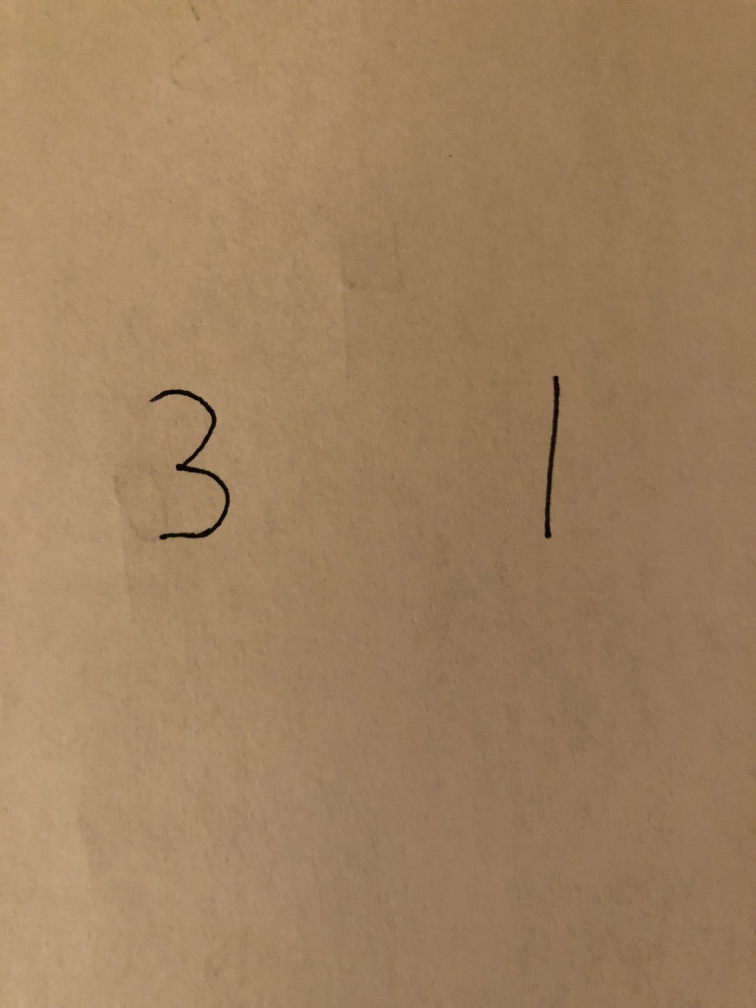
#> input picture img.jpg, 3024 x 4032 px (shown at 1/4 size)
$ jupyter execute --allow-errors NumberReader1.ipynb   (older library calls are emulated)
#> lines starting #> are read from the running program, lines starting #| are printed output that depends on the picture; after the words box and inside, x2 and y2 are one past the last pixel; in counts of white or black regions, pixels touching at a corner belong together
[cell 1]
import numpy as np
from keras import layers
from keras.layers import Input, Dense, Activation, ZeroPadding2D, BatchNormalization, Flatten, Conv2D
from keras.layers import AveragePooling2D, MaxPooling2D, Dropout, GlobalMaxPooling2D, GlobalAveragePooling2D
from keras.models import Model
from keras.preprocessing import image
from keras.utils import layer_utils
from keras.utils.data_utils import get_file
from keras.applications.imagenet_utils import preprocess_input
from IPython.display import SVG
from keras.utils.vis_utils import model_to_dot
from keras.utils import plot_model
from keras.models import load_model

import keras.backend as K
K.set_image_data_format('channels_last')
#> (this line was passed over: keras is not available in this run)

import cv2

[cell 2]
from sklearn.externals import joblib
from skimage.feature import hog

#> (a cell that did not finish here is left out)

[cell 4]
path = 'img.jpg'
im = cv2.imread(path)
#> im is the input picture: shape (4032, 3024, 3); mean B, G, R 95.1, 128.9, 158.6
cv2.imshow('image',im)
cv2.waitKey(0)

[cell 5]
im_gray = cv2.cvtColor(im, cv2.COLOR_BGR2GRAY)
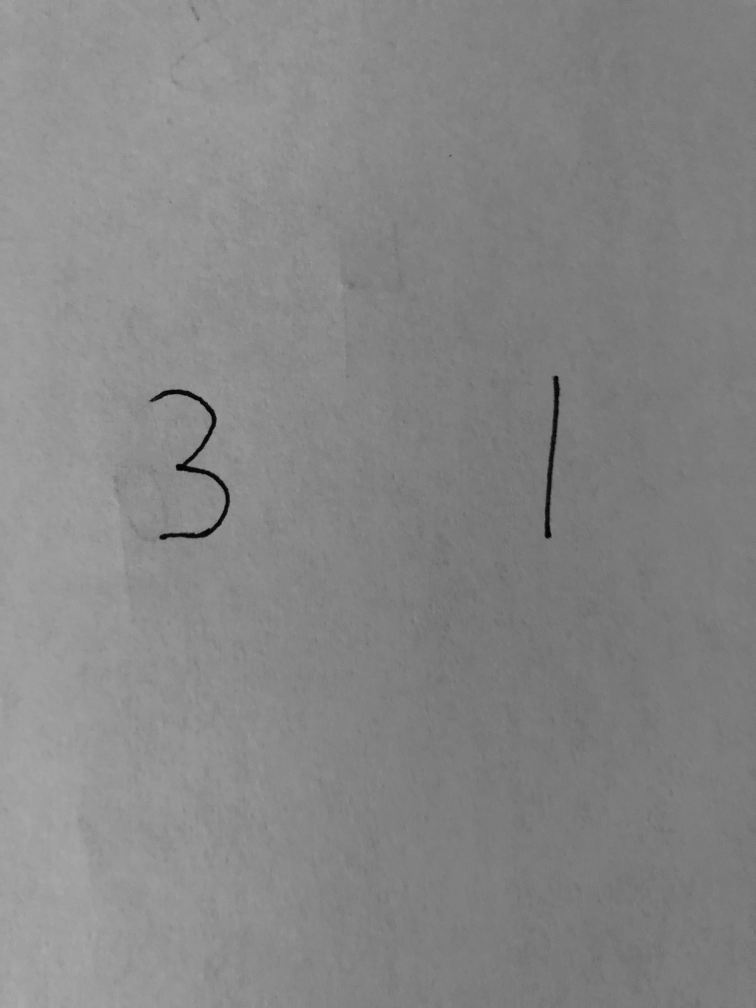
#> im_gray: shape (4032, 3024) (shown at 1/4 size); min 0, max 177, mean 133.9
im_gray = cv2.GaussianBlur(im_gray, (5, 5), 0)

[cell 6]
ret, im_th = cv2.threshold(im_gray, 90, 255, cv2.THRESH_BINARY_INV)
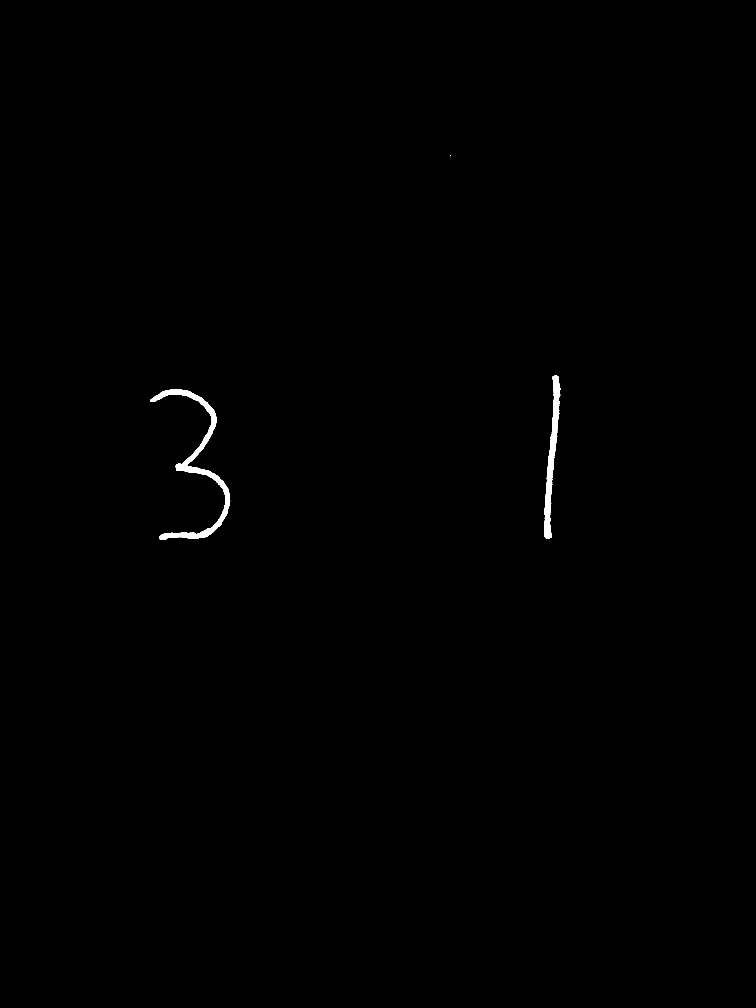
#> im_th: shape (4032, 3024) (shown at 1/4 size); 0.3% white; 3 white regions (1 under 20 px)

[cell 7]
_, ctrs, hier = cv2.findContours(im_th.copy(), cv2.RETR_EXTERNAL, cv2.CHAIN_APPROX_SIMPLE)
#> ctrs = 3 contours, 1 with area under 20; largest, box (x1, y1, x2, y2) and area: (600, 1557, 921, 2160) 21396, (2177, 1502, 2242, 2156) 13766

[cell 8]
rects = [cv2.boundingRect(ctr) for ctr in ctrs]
#> rects = [(600, 1557, 321, 603), (2177, 1502, 65, 654), (1800, 621, 4, 4)]
print(rects)
#| [(600, 1557, 321, 603), (2177, 1502, 65, 654), (1800, 621, 4, 4)]

#> (a cell that did not finish here is left out)

[cell 10]
def overlap(x1,y1,w1,h1,x2,y2,w2,h2):
    if x1 < x2 and x1+w1 > x2 and y1 < y2 and y1+h1 > y2:
        return True
    elif x1 > x2 and x1 < x2+w2 and x2+w2 < x1+x2 and y1 < y2 and y1+h1 > y2:
        return True
    elif x1 < x2 and x1+w1 > x2 and y1 > y2 and y1 < y2+h2 and y2+h2 < y1+h1:
        return True
    elif x1 > x2 and x1 < x2+w2 and x2+w2 < x1+w1 and y1 > y2 and y1 < y2+h2 and y2+h2 < y1+h1:
        return True
    else:
        return False

im = cv2.imread('img.jpg')
print(im.shape) #check if the image is loaded correctly
#| (4032, 3024, 3)
imgray = cv2.cvtColor(im,cv2.COLOR_BGR2GRAY)
imgray = cv2.GaussianBlur(imgray, (5, 5), 0)
ret,thresh = cv2.threshold(imgray,90,255,cv2.THRESH_BINARY_INV)
_,contours, hierarchy = cv2.findContours(thresh,cv2.RETR_TREE,cv2.CHAIN_APPROX_SIMPLE)
#> contours has the same summary as ctrs
rectlist = []
for cont in contours:
    x,y,w,h = cv2.boundingRect(cont)
    if w*h>50*50:
        rectlist.append((x,y,w,h))
#> this loop made 3 passes
#> after the loop, rectlist = [(600, 1557, 321, 603), (2177, 1502, 65, 654)]
for i in range(len(rectlist)):
    for j in range(len(rectlist[i:])-1):
        if overlap(rectlist[i][0],rectlist[i][1],rectlist[i][2],rectlist[i][3],rectlist[i:][j][0],rectlist[i:][j][1],rectlist[i:][j][2],rectlist[i:][j][3]):
            if rectlist[i][2]*rectlist[i][3] > rectlist[i:][j][2]*rectlist[i:][j][3]:
                del rectlist[i+j]
            else:
                del rectlist[i]
#> this loop made 2 passes
print(rectlist)
#| [(600, 1557, 321, 603), (2177, 1502, 65, 654)]
for rect in rectlist:
    crop_img = im[rect[1]:rect[1]+rect[3], rect[0]:rect[0]+rect[2]]
    cv2.imshow("cropped", crop_img)
    cv2.waitKey(0)
#> this loop made 2 passes
#> pass 1, `crop_img = im[rect[1]:rect[1]+rect[3], rect[0]:rect[0]+rect[2]]`:
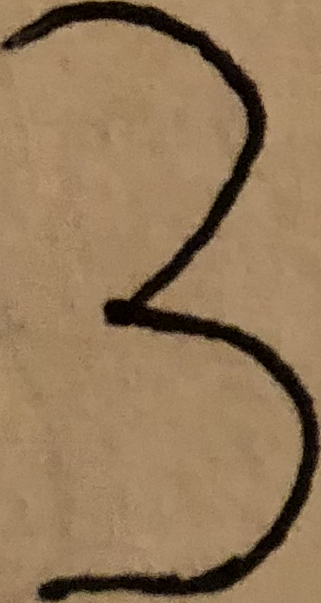
#> crop_img: shape (603, 321, 3); mean B, G, R 89.5, 121, 148.4
#> pass 2, `crop_img = im[rect[1]:rect[1]+rect[3], rect[0]:rect[0]+rect[2]]`:
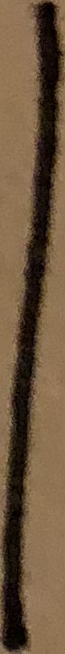
#> crop_img: shape (654, 65, 3); mean B, G, R 61.2, 85.8, 108.6


cv2.imshow("window title", im)
cv2.waitKey()
#> Out = 27

[cell 11]
import numpy as np
from keras import layers
from keras.layers import Input, Dense, Activation, ZeroPadding2D, BatchNormalization, Flatten, Conv2D
from keras.layers import AveragePooling2D, MaxPooling2D, Dropout, GlobalMaxPooling2D, GlobalAveragePooling2D
from keras.models import Model
from keras.preprocessing import image
from keras.utils import layer_utils
from keras.utils.data_utils import get_file
from keras.applications.imagenet_utils import preprocess_input
from IPython.display import SVG
from keras.utils.vis_utils import model_to_dot
from keras.utils import plot_model
from keras.models import load_model

import keras.backend as K
K.set_image_data_format('channels_last')
#> (this line was passed over: keras is not available in this run)
